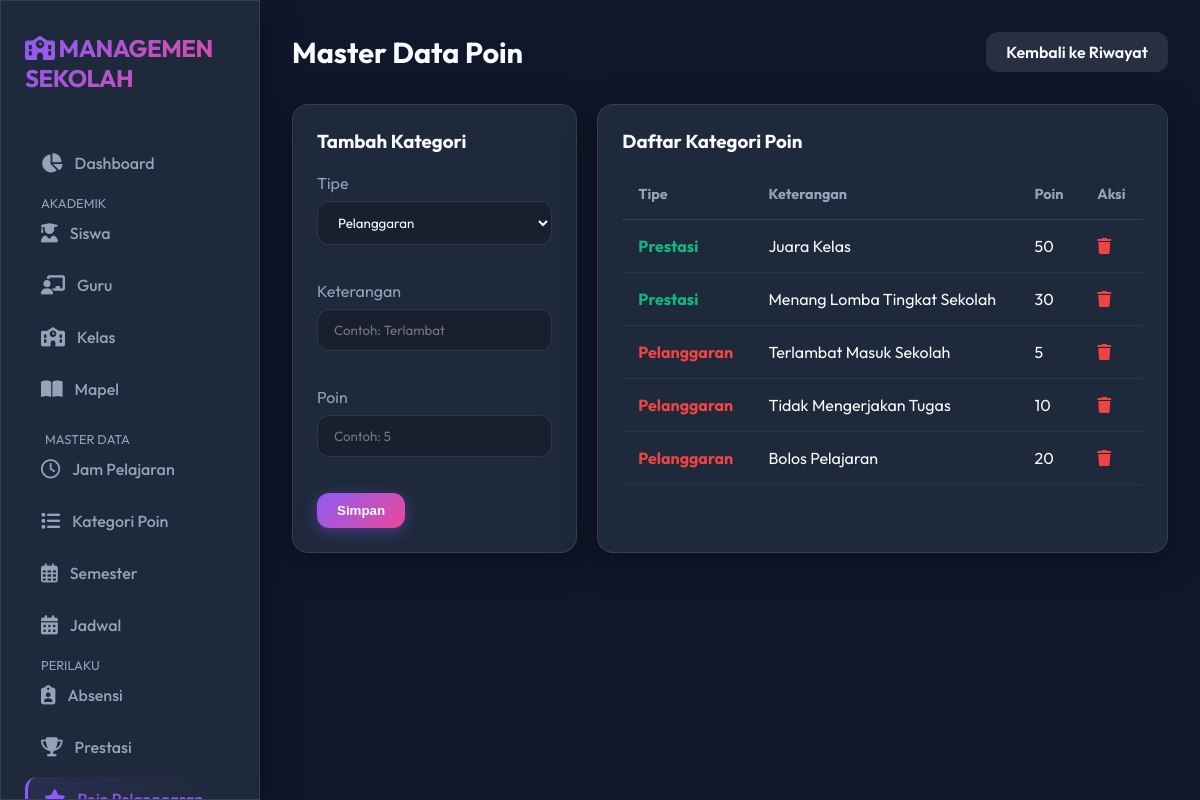
The app's page /points/master.php with its own data.
### tables this page shows
CREATE TABLE `points_master` (
  `id` int(11) NOT NULL AUTO_INCREMENT,
  `type` enum('prestasi','pelanggaran') NOT NULL,
  `description` varchar(255) NOT NULL,
  `points` int(11) NOT NULL,
  PRIMARY KEY (`id`)
);

### points/master.php (the view, shortened to what this page needs)
<?php
include '../config/database.php';
include '../includes/header.php';
include '../includes/sidebar.php';
$masters = $conn->query("SELECT * FROM points_master ORDER BY type ASC");
?>
<div class="main-content">
    <div class="top-bar">
        <h1 class="page-title">Master Data Poin</h1>
        <a href="idx.php" class="btn" style="background: rgba(255,255,255,0.1);">Kembali ke Riwayat</a>
    </div>
    <div style="display: grid; grid-template-columns: 1fr 2fr; gap: 20px;">
        <div class="card glass">
            <h3>Tambah Kategori</h3>
            <form method="POST" style="margin-top: 20px;">
                <div style="margin-bottom: 20px;">
                    <label style="color: var(--text-muted); display: block; margin-bottom: 8px;">Tipe</label>
                    <select name="type" required>
                        <option value="pelanggaran">Pelanggaran</option>
                    </select>
                </div>
                <div style="margin-bottom: 20px;">
                    <label style="color: var(--text-muted); display: block; margin-bottom: 8px;">Keterangan</label>
                    <input type="text" name="description" placeholder="Contoh: Terlambat" required>
                </div>
                <div style="margin-bottom: 20px;">
                    <label style="color: var(--text-muted); display: block; margin-bottom: 8px;">Poin</label>
                    <input type="number" name="points" placeholder="Contoh: 5" required>
                </div>
                <button type="submit" class="btn btn-primary">Simpan</button>
            </form>
        </div>
        <div class="card glass">
            <h3>Daftar Kategori Poin</h3>
            <table>
                <thead>
                    <tr>
                        <th>Tipe</th>
                        <th>Keterangan</th>
                        <th>Poin</th>
                        <th>Aksi</th>
                    </tr>
                </thead>
                <tbody>
                    <?php while ($row = $masters->fetch_assoc()): ?>
                        <tr>
                            <td>
                                <?php if ($row['type'] == 'prestasi'): ?>
                                    <span style="color: #10b981; font-weight: bold;">Prestasi</span>
                                <?php else: ?>
                                    <span style="color: #ef4444; font-weight: bold;">Pelanggaran</span>
                                <?php endif; ?>
                            </td>
                            <td>
                                <?= $row['description'] ?>
                            </td>
                            <td>
                                <?= $row['points'] ?>
                            </td>
                            <td>
                                <a href="master.php?delete=<?= $row['id'] ?>" style="color: #ef4444;"
                                    onclick="return confirm('Hapus?')"><i class="fa-solid fa-trash"></i></a>
                            </td>
                        </tr>
                    <?php endwhile; ?>
                </tbody>
            </table>
        </div>
    </div>
</div>
<?php include '../includes/footer.php'; ?>

### assets/css/style.css (style rules this page uses)
:root { --bg-dark: #0f172a; --bg-card: #1e293b; --primary: #8b5cf6; --secondary: #ec4899; --accent: #10b981; --text-main: #f8fafc; --text-muted: #94a3b8; --glass-bg: rgba(30, 41, 59, 0.7); --glass-border: rgba(255, 255, 255, 0.1); --radius: 16px; --input-bg: rgba(0, 0, 0, 0.2); --input-border: var(--glass-border); }
* { margin: 0; padding: 0; box-sizing: border-box; }
body { font-family: 'Outfit', sans-serif; background-color: var(--bg-dark); color: var(--text-main); overflow-x: hidden; min-height: 100vh; }
.glass { background: var(--glass-bg); backdrop-filter: blur(12px); -webkit-backdrop-filter: blur(12px); border: 1px solid var(--glass-border); box-shadow: 0 8px 32px 0 rgba(0, 0, 0, 0.37); }
a { text-decoration: none; color: inherit; transition: 0.3s; }
.main-content { flex: 1; margin-left: 260px; padding: 2rem; }
.top-bar { display: flex; justify-content: space-between; align-items: center; margin-bottom: 2rem; }
.page-title { font-size: 1.8rem; font-weight: 700; }
.card { background: var(--bg-card); border-radius: var(--radius); padding: 1.5rem; border: 1px solid var(--glass-border); margin-bottom: 1.5rem; }
.btn { padding: 10px 20px; border-radius: 12px; border: none; cursor: pointer; font-weight: 600; display: inline-flex; align-items: center; gap: 8px; transition: transform 0.2s; }
.btn-primary { background: linear-gradient(135deg, var(--primary), var(--secondary)); color: white; box-shadow: 0 4px 15px rgba(139, 92, 246, 0.4); }
table { width: 100%; border-collapse: collapse; margin-top: 1rem; }
th { text-align: left; padding: 1rem; color: var(--text-muted); font-size: 0.9rem; border-bottom: 1px solid var(--glass-border); }
td { padding: 1rem; border-bottom: 1px solid rgba(255, 255, 255, 0.05); }
input, select, textarea { width: 100%; padding: 12px 16px; background: var(--input-bg); border: 1px solid var(--input-border); border-radius: 12px; color: var(--text-main); margin-bottom: 1rem; font-family: inherit; transition: 0.3s; }

### records on screen
points_master: type "Prestasi", description "Juara Kelas", points "50"
points_master: type "Prestasi", description "Menang Lomba Tingkat Sekolah", points "30"
points_master: type "Pelanggaran", description "Terlambat Masuk Sekolah", points "5"
points_master: type "Pelanggaran", description "Tidak Mengerjakan Tugas", points "10"
points_master: type "Pelanggaran", description "Bolos Pelajaran", points "20"
